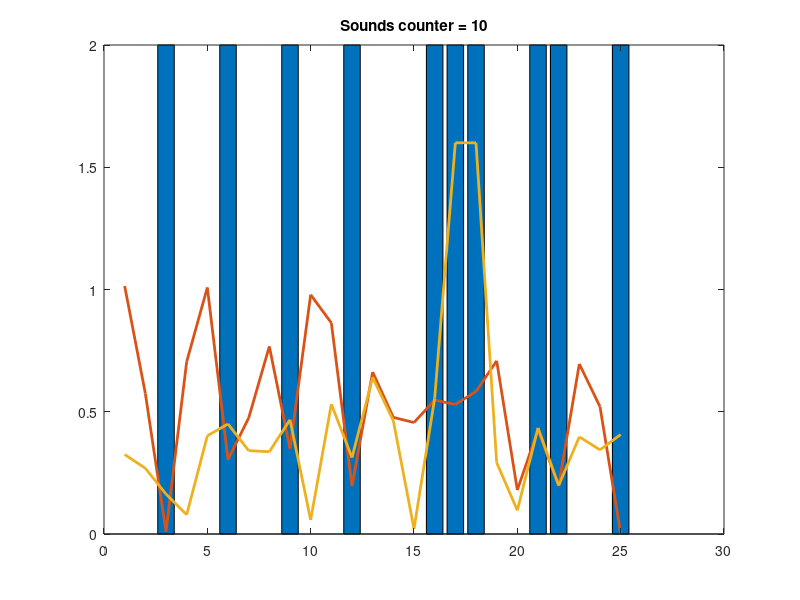

MATLAB code for this plot:
clear

%%% Auto Generated User
meanUserResponseTime = .7;
respTimeUser = meanUserResponseTime * rand(1, 25);
respTimeUser(randperm(25, 2)) = 1.6;
%%%%%%%%
TOTAL_TRIALS = 25;

counterRatio = @(soundsSoFar, trialsSoFar)( (10 - soundsSoFar) / (25 - trialsSoFar));
userTookSoLong = @(userRespTime)(userRespTime > 1.5);
mustGive10Shocks = @(soundsSoFar, trialsSoFar)((10 - soundsSoFar) > (TOTAL_TRIALS - trialsSoFar));

respTimesComputer = zeros(1, 25);
successes = zeros(1, 25);

step = .7*meanUserResponseTime / 24;
timeFactor = [1.5*meanUserResponseTime: -step :.8*meanUserResponseTime]
counter = 0;


%Simulate Game
for ii = 1:25
    [(.5 / counterRatio(counter, ii - 1)) counterRatio(counter, ii - 1) ]
    respTimeComputer = ( (.5 / counterRatio(counter, ii - 1)) * timeFactor(ii))  * rand();
    if respTimeComputer < 0, respTimeComputer = 3; end;
    respTimesComputer(ii) = respTimeComputer;
    
    
    if respTimeComputer < respTimeUser(ii) || userTookSoLong(respTimeUser(ii)) || mustGive10Shocks(counter, ii - 1)
        counter = counter + 1;
        successes(ii) = 1;
    end    
end

figure, bar(2 * successes); hold on; plot(respTimesComputer, 'linewidth', 2); plot(respTimeUser, 'linewidth', 2)
title(sprintf('Sounds counter = %d', sum(successes)))